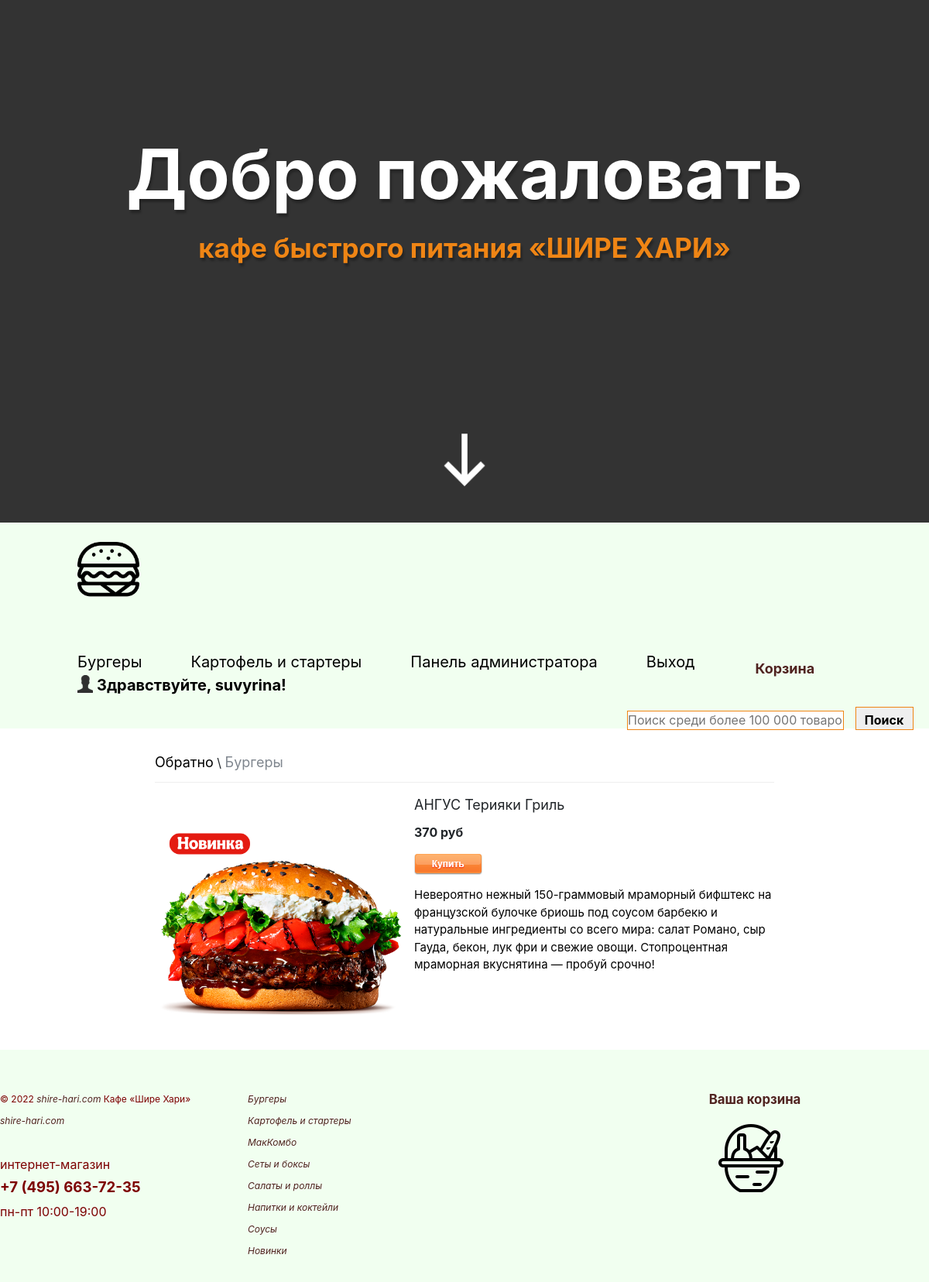
/view_content.php?id=1 (signed in), run on the app's committed database.
### tables this page shows
CREATE TABLE IF NOT EXISTS `product` (
  `id` int(11) NOT NULL,
  `category` enum('Бургеры','Картофель') NOT NULL,
  `name` varchar(50) NOT NULL,
  `property` varchar(255) NOT NULL,
  `img` longtext NOT NULL,
  `description` text NOT NULL,
  `price` int(11) NOT NULL
);

### view_content.php (the view, shortened to what this page needs)
<?php
if ($_SESSION['log_user'] == 'yes_auth' || $_SESSION['log_admin'] == 'yes_auth') {
$id = $_GET["id"];
?>
<!DOCTYPE html>
<html lang="ru">
<head>
  <?php require_once "block/head.php"; ?>
  </head>
<body>
  <?php
  require_once "block/header.php";
  require_once "block/nav.php";
?>
<div id="block-content">
<?php
$result1 = $link->query("SELECT * FROM `product` WHERE `id` = '$id'");
            if(mysqli_num_rows($result1) > 0) {
                $row1 = mysqli_fetch_array($result1);
                do {
                if ($row1["category"] == 'Чай') {
                echo '
                <div id="block-img-view">
                <p id="nav-view"><a href="category_potato.php">Обратно</a> \ <span>'.$row1["category"].'</span></p>
                </div>
                ';
              }else {
                echo '
                <div id="block-img-view">
                <p id="nav-view"><a href="category_burger.php">Обратно</a> \ <span>'.$row1["category"].'</span></p>
                </div>
                ';
              }
              echo '
                <div id="block-content-info">
                  <img src="img/'.$row1["img"].'">
                  <div id="block-view-proper">
                  <p id="content-title">'.$row1["name"].'</p>
                    <p id="content-price">'.$row1["price"].' руб</p>
                    <a class="add-card" id="add-card-view" tid="'.$row1["id"].'"></a>
                    <p id="content-text">'.$row1["description"].'</p>
                  </div>
                </div>
                  ';
                  }
                  while ($row1 = mysqli_fetch_array($result1));
                }
 ?>
</div>
	<?php
	require_once "block/footer.php";
?>
</body>
</html>
<?php
}else {
  header("Location:index.php");
}
 ?>

### cssforuser/style.css (style rules this page uses)
* { margin: 0; padding: 0; }
html, body { margin: 0 auto; padding: 0; font-family: 'Montserrat'; }
#block-content { margin-left: 200px; margin-top: 20px; width: 800px; height: auto; margin-bottom: 20px; }
#block-img-view { height: 50px; margin-top: 10px; border-bottom: 1px solid #EEE; }
#nav-view { margin-top: 5px; }
#nav-view > a { font-size: 18px; color:black; }
#nav-view > span { font-size: 18px; color: #7f868E; }
#block-content-info { height: 320px; margin-top: 5px; display: flex; margin-bottom: 40px; }
#block-content-info img { margin-top: 0; margin-right: 15px; }
#block-view-proper { width: 800px; }
#content-title { font-size: 18px; margin: 0; }
#content-text { font-size: 15px; margin-top: 5px; color:black; }
#add-card-view { width: 88px; height: 27px; display: block; cursor: pointer; background: url(../img/button-buy-norm.png) no-repeat; }
#content-price { font-weight: bold; }

### cssforuser/category.css (style rules this page uses)
* { margin: 0; padding: 0; }
p { padding-top: 10px; }

### data on the page
product: category "Бургеры", img (picture), name "АНГУС Терияки Гриль", price "370", description "Невероятно нежный 150-граммовый мраморный бифштекс на французской булочке бриошь под соусом барбекю и натуральные ингредиенты со всего мира: салат Романо, сыр Гауда, бекон, лук фри и свежие овощи. Стопроцентная мраморная вкуснятина — пробуй срочно!"

### other printed values
$_SESSION['auth_login'] "suvyrina"
